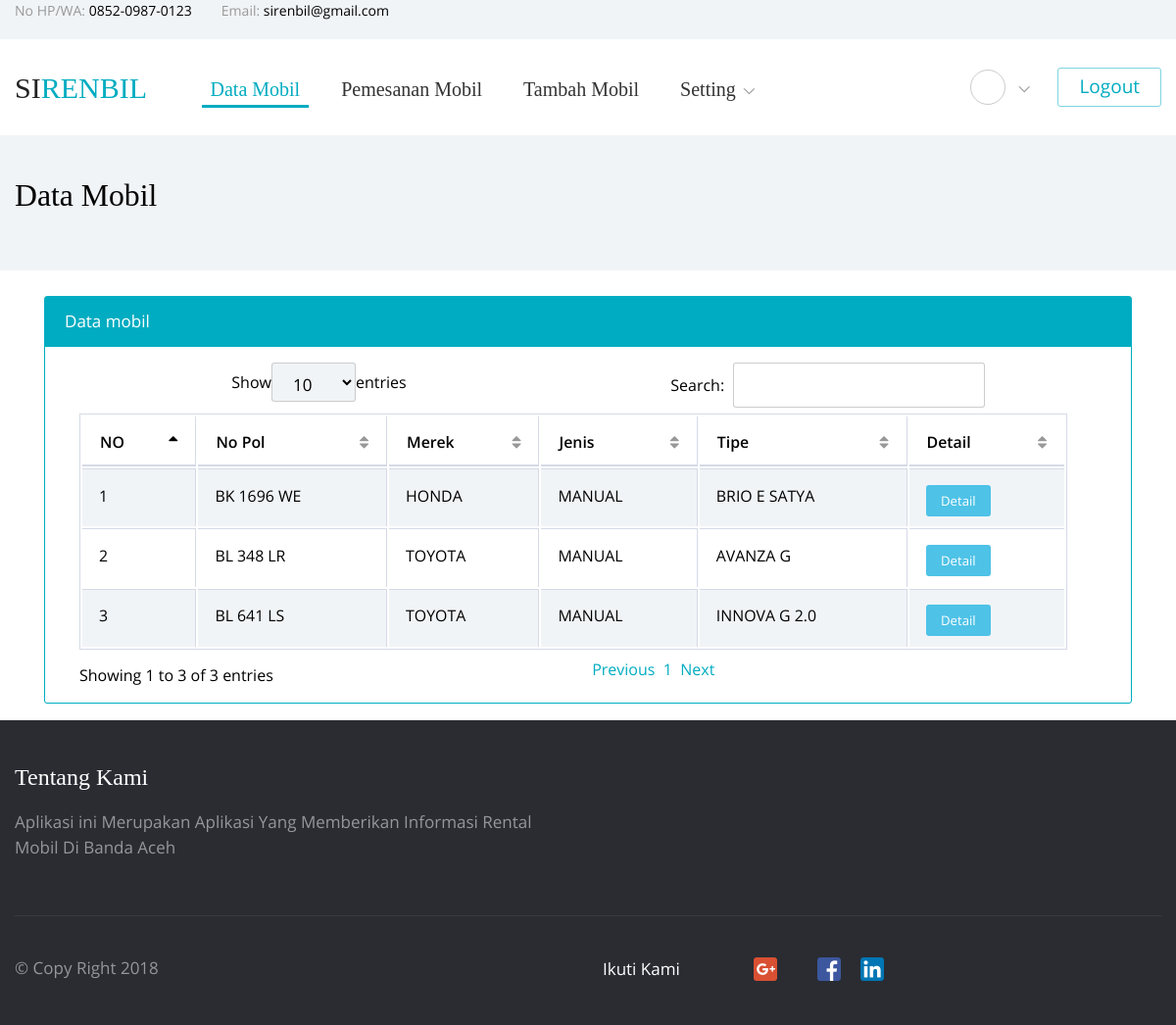
/data_mobil.php (signed in), run on the app's committed database.
### tables this page shows
CREATE TABLE `mobil` (
  `no_pol` varchar(10) NOT NULL,
  `merek` varchar(20) NOT NULL,
  `jenis` varchar(20) NOT NULL,
  `tipe` varchar(20) NOT NULL,
  `tahun_pembuatan` int(5) NOT NULL,
  `harga_sewa` int(12) NOT NULL,
  `bahan_bakar` varchar(10) NOT NULL,
  `kapasitas_penumpang` varchar(10) NOT NULL,
  `fasilitas` text NOT NULL,
  `id_rental` int(100) NOT NULL,
  `tanggal_post` timestamp NOT NULL DEFAULT CURRENT_TIMESTAMP ON UPDATE CURRENT_TIMESTAMP,
  `foto_depan` varchar(100) NOT NULL,
  `foto_samping` varchar(100) NOT NULL,
  `foto_belakang` varchar(100) NOT NULL,
  `foto_dalam1` varchar(100) NOT NULL,
  `foto_dalam2` varchar(100) NOT NULL
);

### data_mobil.php (the view, shortened to what this page needs)
<!DOCTYPE html>
<html lang="en">
<head>
    <link rel="stylesheet" type="text/css" href="vendors/bootstrap/css/bootstrap.min.css">
    <link rel="stylesheet" type="text/css" href="vendors/tether/css/tether.min.css">
    <link rel="stylesheet" type="text/css" href="vendors/animate-css/animate.css">
    <link rel="stylesheet" type="text/css" href="fonts/circular/styles.css">
    <link rel="stylesheet" type="text/css" href="fonts/open-sans/styles.css">
    <link rel="stylesheet" type="text/css" href="fonts/iconfont/styles.css">
       <link href="data/vendor/datatables-plugins/dataTables.bootstrap.css" rel="stylesheet">
       <link href="data/vendor/datatables-responsive/dataTables.responsive.css" rel="stylesheet">
       <link href="data/dist/css/sb-admin-2.css" rel="stylesheet">
       <link href="data/vendor/metisMenu/metisMenu.min.css" rel="stylesheet">
      <link href="data/vendor/font-awesome/css/font-awesome.min.css" rel="stylesheet" type="text/css">
<link rel="stylesheet" type="text/css" href="vendors/select2/css/select2.min.css">
<link rel="stylesheet" type="text/css" href="css/vendors/select2/select2.min.css">
    <link rel="stylesheet" type="text/css" href="css/style.min.css">
</head>
<body class="">
<?php include"share/menu.php";?>
  <div class="choose-us-default">
    <div class="container">
        <h4 >Data Mobil</h4>
    </div>
</div>
<div class="container">
  <div class="col-lg-12">
              <br>
          </div>
          <div class="col-lg-12">
              <div class="col-lg-12">
                  <div class="card card-outline-primary mb-3">
                      <div class="card-header bg-primary">
                          Data mobil
                      </div>
                      <?php
                      include 'share/db.php';
                      $i=0;
                      $id=$_SESSION['rental'];
                      $query1 = mysqli_query($con,"select * from rental where username='$id'");
                      while($data1 = mysqli_fetch_array($query1)){
                        $id_rental= $data1['id_rental'];
                      }
                      ?>
                    <div class="card-block">
                          <table width="100%" class="table table-striped table-bordered table-hover" id="dataTables-example">
                              <thead>
                                  <tr>
                                      <th>NO</th>
                                      <th>No Pol</th>
                                      <th>Merek</th>
                                      <th>Jenis</th>
                                      <th>Tipe</th>
                                      <th>Detail</th>
                                  </tr>
                              </thead>
                              <tbody>
                                <?php
                                $query = mysqli_query($con,"select * from mobil where id_rental='$id_rental' ");
                                while($data = mysqli_fetch_array($query)){
                                  $i++;
                                ?>
                                  <tr class="odd gradeX">
                                      <td class="center"><?php echo $i;?></td>
                                      <td><?php echo $data['no_pol'];?></td>
                                      <td><?php echo $data['merek'];?></td>
                                      <td><?php echo $data['jenis'];?></td>
                                      <td><?php echo $data['tipe'];?></td>
                                      <td class="center"><a href="detail_mobil.php?id=<?php echo $data['no_pol'];?>"><button type="button" class="btn btn-info btn-xs">Detail</button></td>
                                  </tr>
                                  <?php  }?>
                              </tbody>
                          </table>
                      </div>
                  </div>
              </div>
          </div>
</div>
<?php include"share/footer.php";?>
</body>
</html>

### data on the page
mobil: no_pol "BK 1696 WE", merek "HONDA", jenis "MANUAL", tipe "BRIO E SATYA"
mobil: no_pol "BL 348 LR", merek "TOYOTA", jenis "MANUAL", tipe "AVANZA G"
mobil: no_pol "BL 641 LS", merek "TOYOTA", jenis "MANUAL", tipe "INNOVA G 2.0"
